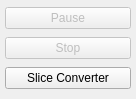
         <widget class="QWidget" name="pageSliceConversion">
          <property name="geometry">
           <rect>
            <x>0</x>
            <y>0</y>
            <width>136</width>
            <height>99</height>
           </rect>
          </property>
          <attribute name="label">
           <string>Slice Conversion</string>
          </attribute>
          <layout class="QVBoxLayout" name="verticalLayout_8">
           <property name="leftMargin">
            <number>5</number>
           </property>
           <property name="topMargin">
            <number>5</number>
           </property>
           <property name="rightMargin">
            <number>5</number>
           </property>
           <property name="bottomMargin">
            <number>5</number>
           </property>
           <item>
            <widget class="QPushButton" name="pushPauseConversion">
             <property name="enabled">
              <bool>false</bool>
             </property>
             <property name="text">
              <string>Pause</string>
             </property>
            </widget>
           </item>
           <item>
            <widget class="QPushButton" name="pushStopConversion">
             <property name="enabled">
              <bool>false</bool>
             </property>
             <property name="text">
              <string>Stop</string>
             </property>
            </widget>
           </item>
           <item>
            <widget class="QPushButton" name="pushSliceConverter">
             <property name="text">
              <string>Slice Converter</string>
             </property>
            </widget>
           </item>
          </layout>
         </widget>
